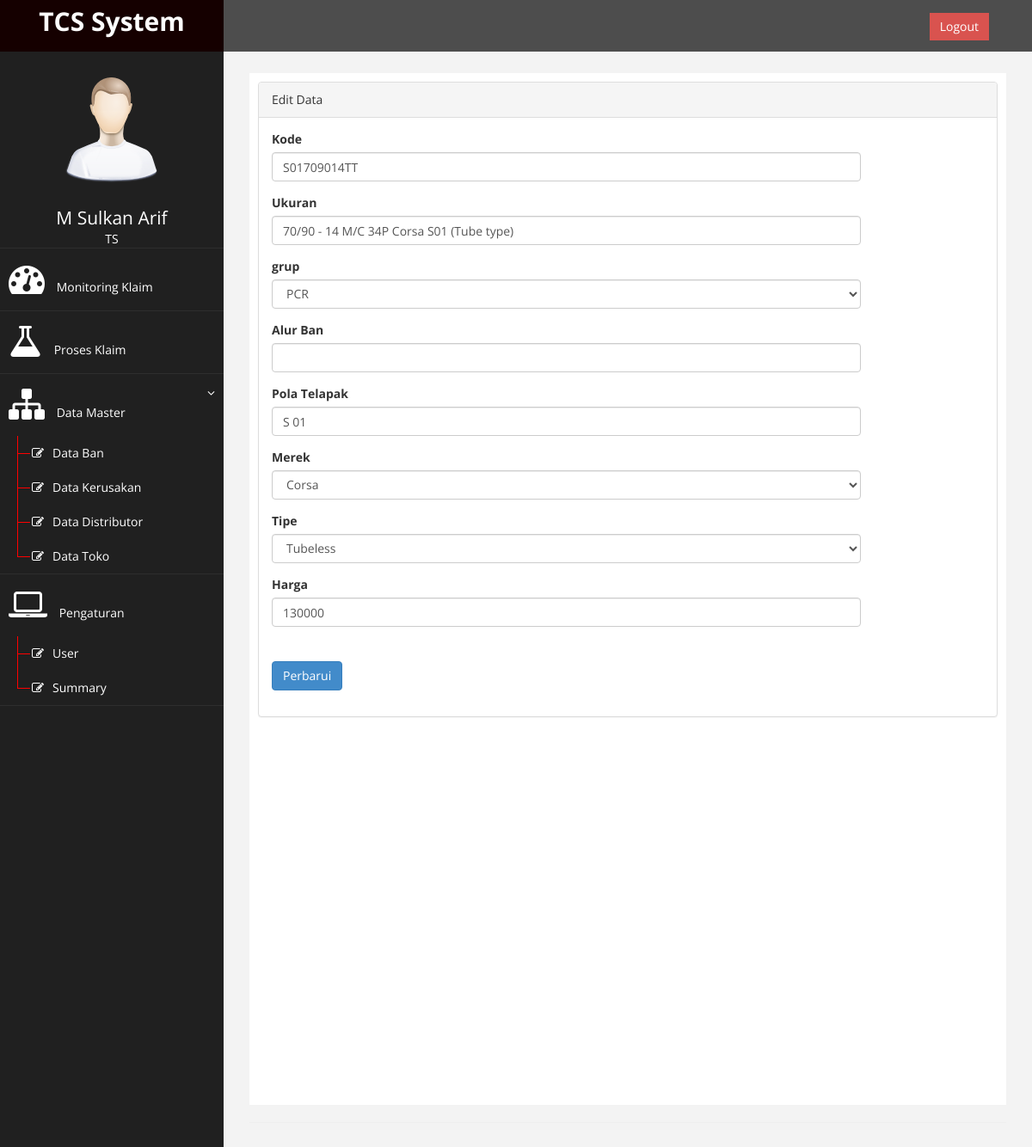
Before: /?page=ban&aksi=edit&id=1 (signed in) with the older database file.
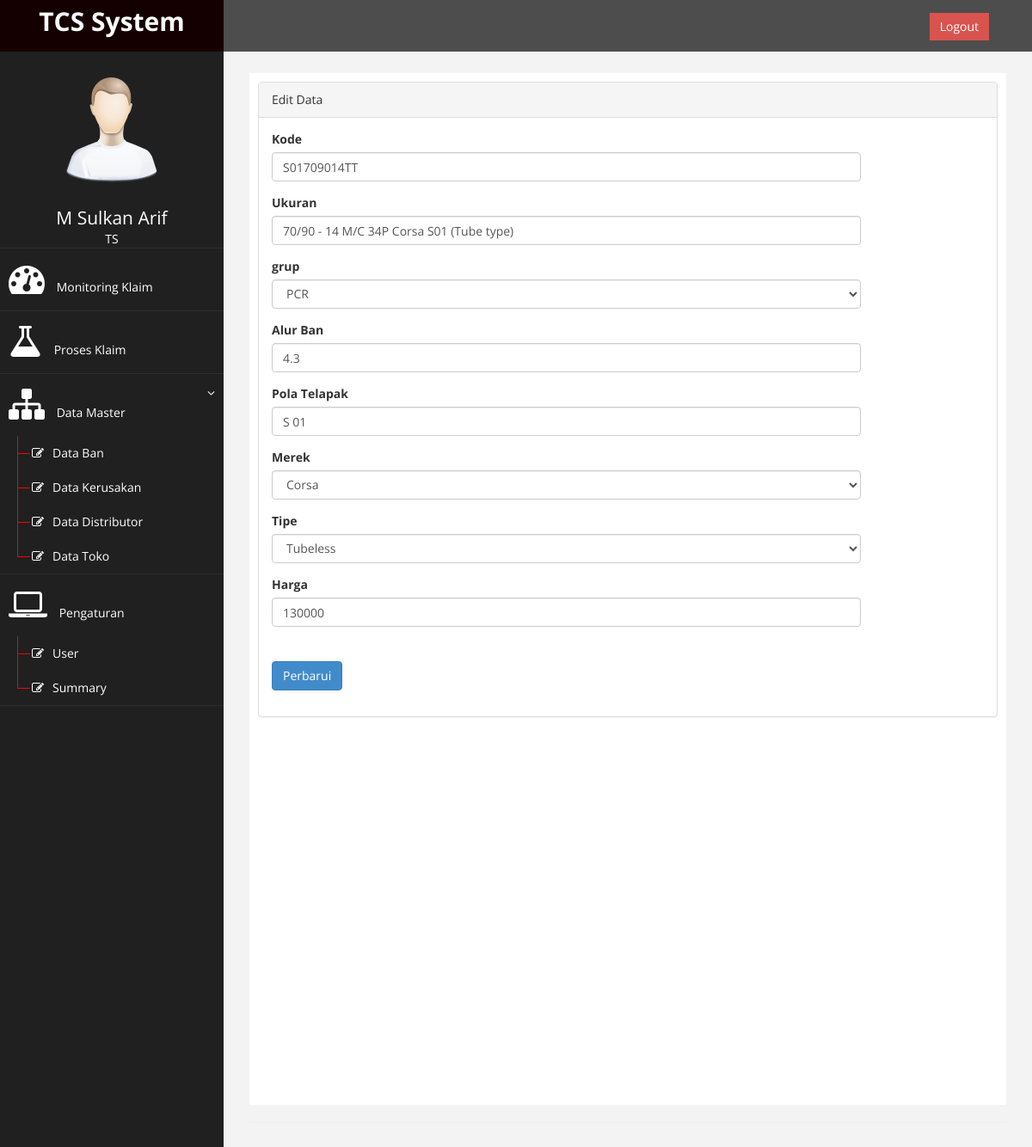
After: the same page with the newer database file.
### tables this page shows
CREATE TABLE `db_ban` (
  `id` int(20) NOT NULL AUTO_INCREMENT,
  `kode` varchar(50) NOT NULL,
  `ukuran` varchar(100) NOT NULL,
  `grup` enum('PCR','MC') NOT NULL,
  `alur_ban` double(8,1) NOT NULL DEFAULT '0.0',
  `pattern` varchar(100) NOT NULL,
  `brand` enum('Achilles','Corsa') NOT NULL,
  `type` enum('Tubeless','Tubetipe') NOT NULL,
  `harga` varchar(100) NOT NULL,
  `li` varchar(50) DEFAULT NULL,
  `si` varchar(50) DEFAULT NULL,
  `ukuran_ban` varchar(50) DEFAULT NULL,
  PRIMARY KEY (`id`)
);

### page/master/ban/edit.php (the view, shortened to what this page needs)
<?php
$id = $_GET['id'];
$result = $conn->query("SELECT * FROM db_ban where id='$id'");
$tampil = $result->fetch_assoc();
$lokasi = $tampil['brand'];
$type = $tampil['type'];
?>
<div class="panel panel-default">
    <div class="panel-heading">
        Edit Data
    </div>
    <div class="panel-body">
        <div class="row">
            <div class="col-md-10" style="margin-bottom: 15px">
                <form role="form" method="POST">
                    <div class="form-group">
                        <label>Kode</label>
                        <input class="form-control" name="kode" value="<?php echo $tampil['kode']; ?>" />
                    </div>
                    <div class="form-group">
                        <label>Ukuran</label>
                        <input class="form-control" name="ukuran" value="<?php echo $tampil['ukuran']; ?>" />
                    </div>
                    <div class="form-group">
                        <label>grup</label>
                        <select class="form-control" name="grup">
                            <option value="PCR" <?php if ($lokasi == 'PCR') {
                                                    echo "selected";
                                                } ?>>PCR</option>
                        </select>
                    </div>
                    <div class="form-group">
                        <label>Alur Ban</label>
                        <input type="number"  class="form-control" name="alur_ban" value="<?php echo $tampil['alur_ban']; ?>" />
                    </div>
                    <div class="form-group">
                        <label>Pola Telapak</label>
                        <input class="form-control" name="pattern" value="<?php echo $tampil['pattern']; ?>" />
                    </div>
                    <div class="form-group">
                        <label>Merek</label>
                        <select class="form-control" name="brand">
                            <option value="Corsa" <?php if ($lokasi == 'Corsa') {
                                                        echo "selected";
                                                    } ?>>Corsa</option>
                        </select>
                    </div>
                    <div class="form-group">
                        <label>Tipe</label>
                        <select class="form-control" name="type">
                            <option <?php if ($type == 'Tubeless') {
                                        echo "selected";
                                    } ?> value="Tubeless">Tubeless</option>
                        </select>
                    </div>
                    <div class="form-group">
                        <label>Harga</label>
                        <input class="form-control" name="harga" value="<?php echo $tampil['harga']; ?>" />
                    </div>
                    <div>
                        <input type="submit" name="simpan" value="Perbarui" class="btn btn-primary" style="margin-top: 25px" style="">
                    </div>
            </div>
        </div>
    </div>
</div>
</div>

Changed rows visible on the page:
changed db_ban "S01709014TT": alur_ban (not shown) → "4.3"
